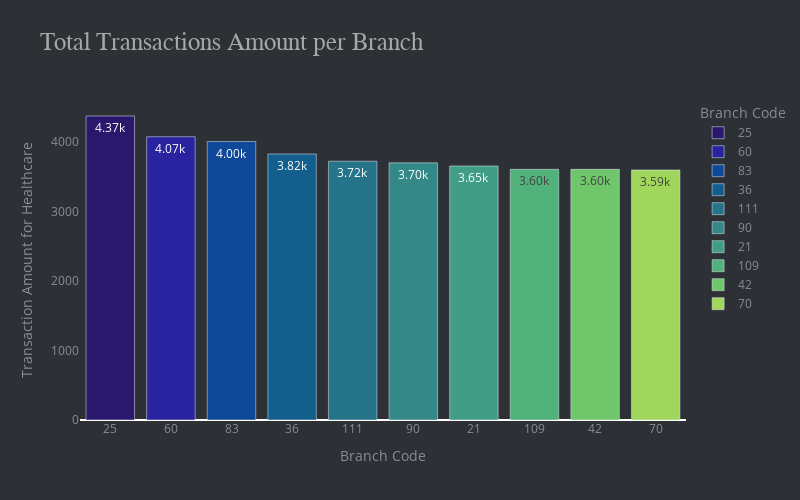

Notebook cell for this chart:
### Code cell
fig = px.bar(top_branches_health,x=top_branches_health.index,y=top_branches_health['TRANSACTION_VALUE'],text_auto='.3s',
             labels={
                     "BRANCH_CODE": "Branch Code",
                     "TRANSACTION_VALUE": "Transaction Amount for Healthcare"
                 },color_discrete_sequence=px.colors.sequential.haline,
             color=top_branches_health.index,title="Total Transactions Amount per Branch")
fig.update_yaxes(showgrid=False),
fig.update_layout(#margin=dict(t=100, b=0, l=40, r=30),
                        hovermode="x unified",
                        xaxis_tickangle=360,width=800,height=500,
                        #xaxis_title=' ', yaxis_title=" ",
                        plot_bgcolor='#2d3035', paper_bgcolor='#2d3035',
                        title_font=dict(size=25, color='#a5a7ab', family="Muli, sans-serif"),
                        font=dict(color='#8a8d93'),
                        #legend=dict(orientation="h", yanchor="bottom", y=1.02, xanchor="right", x=1)
                         )
fig.update_xaxes(categoryorder='total descending')
fig.show()

### Figure 1 — Plotly figure (JSON) as saved in the notebook; plotly's stock layout.template omitted (floating-point values rounded to 4 significant figures)
{"data": [{"alignmentgroup": "True", "hovertemplate": "Branch Code=%{x}<br>Transaction Amount for Healthcare=%{y}<extra></extra>", "legendgroup": "25", "marker": {"color": "rgb(41, 24, 107)", "pattern": {"shape": ""}}, "name": "25", "offsetgroup": "25", "orientation": "v", "showlegend": true, "textposition": "auto", "texttemplate": "%{y:.3s}", "type": "bar", "x": ["25"], "xaxis": "x", "y": [4370.0], "yaxis": "y"}, {"alignmentgroup": "True", "hovertemplate": "Branch Code=%{x}<br>Transaction Amount for Healthcare=%{y}<extra></extra>", "legendgroup": "60", "marker": {"color": "rgb(42, 35, 160)", "pattern": {"shape": ""}}, "name": "60", "offsetgroup": "60", "orientation": "v", "showlegend": true, "textposition": "auto", "texttemplate": "%{y:.3s}", "type": "bar", "x": ["60"], "xaxis": "x", "y": [4072.0], "yaxis": "y"}, {"alignmentgroup": "True", "hovertemplate": "Branch Code=%{x}<br>Transaction Amount for Healthcare=%{y}<extra></extra>", "legendgroup": "83", "marker": {"color": "rgb(15, 71, 153)", "pattern": {"shape": ""}}, "name": "83", "offsetgroup": "83", "orientation": "v", "showlegend": true, "textposition": "auto", "texttemplate": "%{y:.3s}", "type": "bar", "x": ["83"], "xaxis": "x", "y": [4003.0], "yaxis": "y"}, {"alignmentgroup": "True", "hovertemplate": "Branch Code=%{x}<br>Transaction Amount for Healthcare=%{y}<extra></extra>", "legendgroup": "36", "marker": {"color": "rgb(18, 95, 142)", "pattern": {"shape": ""}}, "name": "36", "offsetgroup": "36", "orientation": "v", "showlegend": true, "textposition": "auto", "texttemplate": "%{y:.3s}", "type": "bar", "x": ["36"], "xaxis": "x", "y": [3824.0], "yaxis": "y"}, {"alignmentgroup": "True", "hovertemplate": "Branch Code=%{x}<br>Transaction Amount for Healthcare=%{y}<extra></extra>", "legendgroup": "111", "marker": {"color": "rgb(38, 116, 137)", "pattern": {"shape": ""}}, "name": "111", "offsetgroup": "111", "orientation": "v", "showlegend": true, "textposition": "auto", "texttemplate": "%{y:.3s}", "type": "bar", "x": ["111"], "xaxis": "x", "y": [3720.0], "yaxis": "y"}, {"alignmentgroup": "True", "hovertemplate": "Branch Code=%{x}<br>Transaction Amount for Healthcare=%{y}<extra></extra>", "legendgroup": "90", "marker": {"color": "rgb(53, 136, 136)", "pattern": {"shape": ""}}, "name": "90", "offsetgroup": "90", "orientation": "v", "showlegend": true, "textposition": "auto", "texttemplate": "%{y:.3s}", "type": "bar", "x": ["90"], "xaxis": "x", "y": [3697.0], "yaxis": "y"}, {"alignmentgroup": "True", "hovertemplate": "Branch Code=%{x}<br>Transaction Amount for Healthcare=%{y}<extra></extra>", "legendgroup": "21", "marker": {"color": "rgb(65, 157, 133)", "pattern": {"shape": ""}}, "name": "21", "offsetgroup": "21", "orientation": "v", "showlegend": true, "textposition": "auto", "texttemplate": "%{y:.3s}", "type": "bar", "x": ["21"], "xaxis": "x", "y": [3652.0], "yaxis": "y"}, {"alignmentgroup": "True", "hovertemplate": "Branch Code=%{x}<br>Transaction Amount for Healthcare=%{y}<extra></extra>", "legendgroup": "109", "marker": {"color": "rgb(81, 178, 124)", "pattern": {"shape": ""}}, "name": "109", "offsetgroup": "109", "orientation": "v", "showlegend": true, "textposition": "auto", "texttemplate": "%{y:.3s}", "type": "bar", "x": ["109"], "xaxis": "x", "y": [3604.0], "yaxis": "y"}, {"alignmentgroup": "True", "hovertemplate": "Branch Code=%{x}<br>Transaction Amount for Healthcare=%{y}<extra></extra>", "legendgroup": "42", "marker": {"color": "rgb(111, 198, 107)", "pattern": {"shape": ""}}, "name": "42", "offsetgroup": "42", "orientation": "v", "showlegend": true, "textposition": "auto", "texttemplate": "%{y:.3s}", "type": "bar", "x": ["42"], "xaxis": "x", "y": [3603.0], "yaxis": "y"}, {"alignmentgroup": "True", "hovertemplate": "Branch Code=%{x}<br>Transaction Amount for Healthcare=%{y}<extra></extra>", "legendgroup": "70", "marker": {"color": "rgb(160, 214, 91)", "pattern": {"shape": ""}}, "name": "70", "offsetgroup": "70", "orientation": "v", "showlegend": true, "textposition": "auto", "texttemplate": "%{y:.3s}", "type": "bar", "x": ["70"], "xaxis": "x", "y": [3594.0], "yaxis": "y"}], "layout": {"barmode": "relative", "font": {"color": "#8a8d93"}, "height": 500, "hovermode": "x unified", "legend": {"title": {"text": "Branch Code"}, "tracegroupgap": 0}, "paper_bgcolor": "#2d3035", "plot_bgcolor": "#2d3035", "title": {"font": {"color": "#a5a7ab", "family": "Muli, sans-serif", "size": 25}, "text": "Total Transactions Amount per Branch"}, "width": 800, "xaxis": {"anchor": "y", "categoryarray": ["25", "60", "83", "36", "111", "90", "21", "109", "42", "70"], "categoryorder": "total descending", "domain": [0, 1], "tickangle": 0, "title": {"text": "Branch Code"}}, "yaxis": {"anchor": "x", "domain": [0, 1], "showgrid": false, "title": {"text": "Transaction Amount for Healthcare"}}}}
